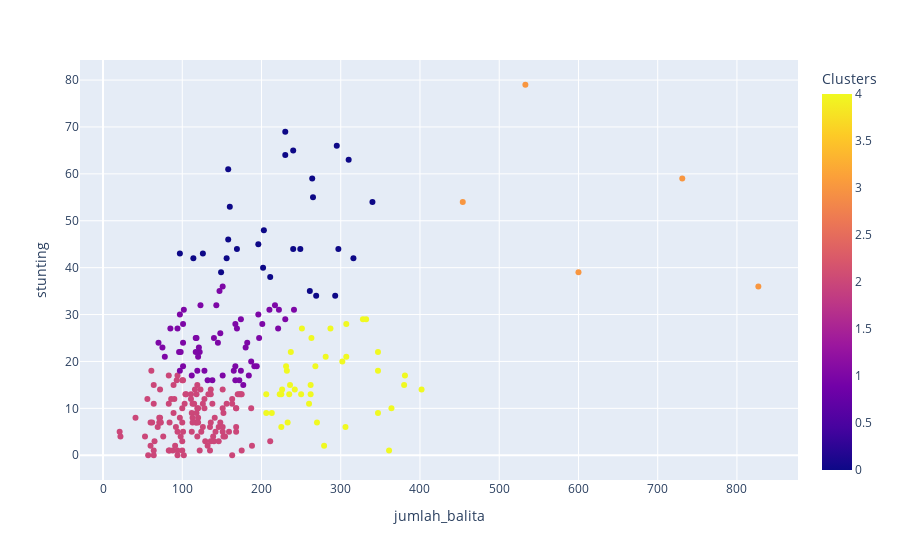

Notebook code cell kept with this figure:
### Code cell
plt.figure(figsize=[12, 8])

fig = px.scatter(stunting_data_fix, x="jumlah_balita", y="stunting", color="Clusters")

fig.show()

### Figure 1 — Plotly figure (JSON) as saved in the notebook; plotly's stock layout.template omitted (floating-point values rounded to 4 significant figures; data arrays with more than 128 entries replaced by an {"elided": "..."} marker saying what was removed)
{"data": [{"hovertemplate": "jumlah_balita=%{x}<br>stunting=%{y}<br>Clusters=%{marker.color}<extra></extra>", "legendgroup": "", "marker": {"color": {"elided": "248 int values"}, "coloraxis": "coloraxis", "symbol": "circle"}, "mode": "markers", "name": "", "orientation": "v", "showlegend": false, "type": "scatter", "x": {"elided": "248 int values"}, "xaxis": "x", "y": {"elided": "248 int values"}, "yaxis": "y"}], "layout": {"coloraxis": {"colorbar": {"title": {"text": "Clusters"}}, "colorscale": [[0, "#0d0887"], [0.1111, "#46039f"], [0.2222, "#7201a8"], [0.3333, "#9c179e"], [0.4444, "#bd3786"], [0.5556, "#d8576b"], [0.6667, "#ed7953"], [0.7778, "#fb9f3a"], [0.8889, "#fdca26"], [1, "#f0f921"]]}, "legend": {"tracegroupgap": 0}, "margin": {"t": 60}, "xaxis": {"anchor": "y", "domain": [0, 1], "title": {"text": "jumlah_balita"}}, "yaxis": {"anchor": "x", "domain": [0, 1], "title": {"text": "stunting"}}}}
